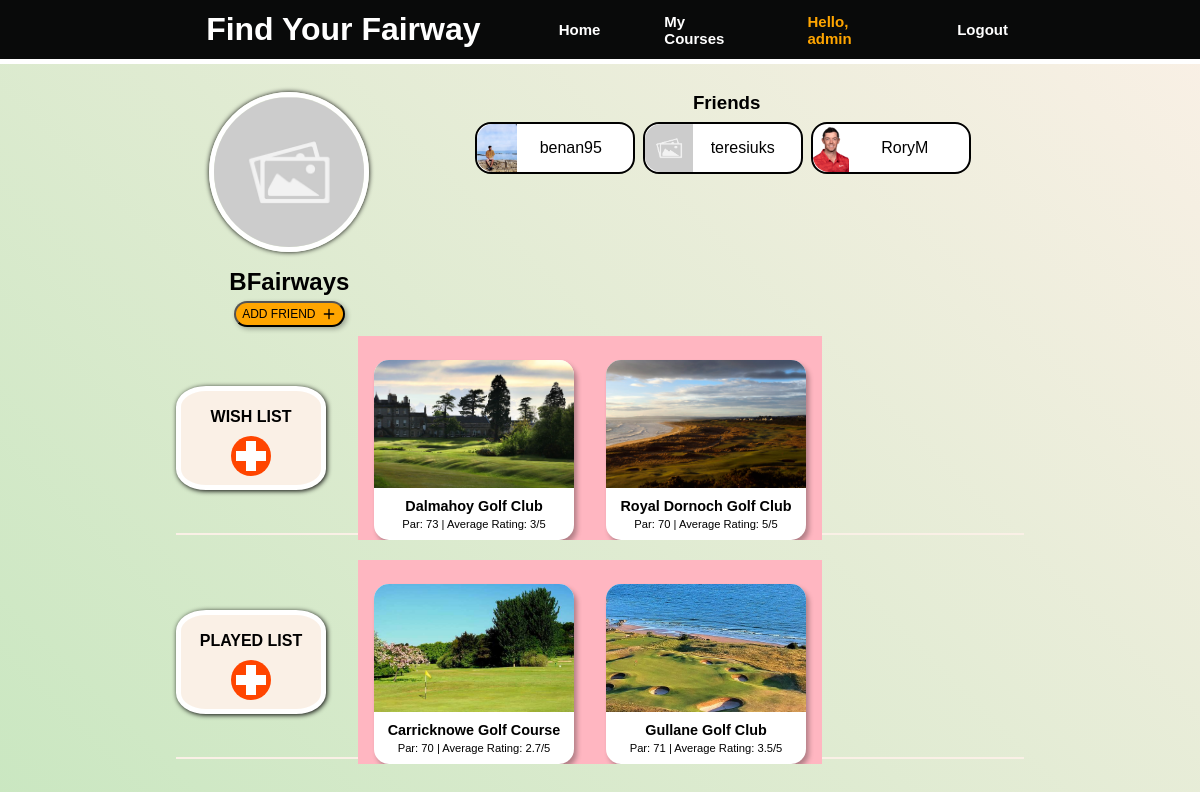
The app's page /my-courses/18 (signed in) with its own data.
### courses/models.py (models this page shows, shortened)
class UserProfile(models.Model):
    user = models.OneToOneField(User, on_delete=models.CASCADE, related_name="profile")
    wishlist = models.ManyToManyField(Course, blank=True, null=True, related_name="wishlist")
    played_list = models.ManyToManyField(Course, blank=True, null=True, related_name="played_list")
    friends = models.ManyToManyField(User, blank=True, null=True, related_name="friends")
    profile_picture = models.ImageField(upload_to="uploads/", default="placeholder/placeholder.jpg")

class Course(models.Model):
  name = models.CharField(max_length=255)
  description = models.CharField(max_length=255)
  region = models.CharField(max_length=255)
  par = models.IntegerField()
  price = models.IntegerField()
  founded = models.IntegerField()
  website_link = models.CharField(max_length=255)
  profile_picture = models.ImageField(upload_to="uploads/", default="placeholder/placeholder.jpg")
  def get_average(self):
    average_score = Review.objects.filter(course=self).aggregate(Avg('rating'))['rating__avg']
    if average_score.is_integer():
      return int(average_score)
    else:
      return round(average_score, 1)

### information/views.py (the view)
# urls.py: path('my-courses/<int:id>', views.my_courses, name="information_my_courses"),
@login_required(login_url='login')
def my_courses(request, id):
    user = get_object_or_404(User, id=id)
    context = {
        "user": user,
        "courses_wishlist": user.profile.wishlist.all(),
        "courses_played_list": user.profile.played_list.all(),
        "friends": user.profile.friends.all()
    }
    return render(request, 'information/my_courses.html', context)

### templates/information/my_courses.html (shortened to what this page needs)
{% extends 'base.html' %}
{% load event_filters %}
{% load static %}
{% block content %}
<section class="my_courses__body">
    <div class="top-section">
        <div class="user-details">
            <div class="image-name">
            <img class="placeholder" src="{{ user.profile.profile_picture.url }}" alt="placeholder">
            <h5 class="username">{{ user.username }}</h5>
            {% if user in request.user.profile.friends.all %}
                {% if user.username != request.user.username %}
                    <form action="{% url 'remove_friend' user.id %}" method="post">
                    {% csrf_token %}
                    <input type="hidden" name="redirect_url" value="{{ request.get_full_path }}">
                    <button class="remove-friend" id="friend-button" type="submit">
                        <p>REMOVE FRIEND</p>
                        <img class="add-remove-friend__icon" src="/static/images/icons/minus-svgrepo-com (1).svg">
                    </button>
                    </form>
                {% endif %}
            {% else %}
                {% if user.username != request.user.username %}
                    <form action="{% url 'add_friend' user.id %}" method="post">
                        <button class="add-friend" id="friend-button" type="submit">
                            <p>ADD FRIEND</p>
                            <img class="add-remove-friend__icon"  src="/static/images/icons/plus-svgrepo-com (1).svg">
                        </button>
                    </form>
                {% endif %}
            {% endif %}
        </div>
        </div>
        <div class="friends">
            <h3 class="friend-card__title">Friends</h3>
                <div class="friend-card__section">
                    {% for friend in friends %}
                    <a href="{% url 'information_my_courses' friend.id %}"><div class="friend-card">
                        <img src="{{ friend.profile.profile_picture.url }}" class="friend-card__image">
                        <div class="friend-card__username-section">
                            <p class="friend-card__username">{{ friend.username }}</p>
                        </div>
                    </div></a>
                    {% endfor %}
                </div>
        </div>
    </div>
    <div id="my-courses__section" class="wish-list">
        <div id="main-tile" class="wish-list__main-tile">
            <h4 id="tile-title">WISH LIST</h4>
            <a href="{% url 'information_home' %}">
                <div class="add-to-button"></div>
            </a>
        </div>
        <div class="user-list-tiles">
            {% for course in courses_wishlist %}
            <a class="course-link"  href="{% url 'course_details' course.id %}">
                <div class="user_golf-course__item">
                    <img class="user_golf-course__image" src="{{ course.profile_picture.url }}">
                    <div class="user_golf-course__content">
                        <h3 class="user_golf-course__name">{{ course.name }}</h3>
                        <h4 class="user_golf-course__info">Par: {{ course.par }}  |  Average Rating: {{ course.get_average }}/5</h4>
                    </div>
                </div>
            </a>
            {% endfor %}
        </div>
    </div>
    <div id="my-courses__section" class="played-list">
        <div id="main-tile" class="played-list__main-tile">
            <h4 id="tile-title">PLAYED LIST</h4>
            <a href="{% url 'information_home' %}">
                <div class="add-to-button"></div>
            </a>
        </div>
        <div class="user-list-tiles">
            {% for course in courses_played_list %}
            <a class="course-link"  href="{% url 'course_details' course.id %}">
                <div class="user_golf-course__item">
                    <img class="user_golf-course__image" src="{{ course.profile_picture.url }}">
                    <div class="user_golf-course__content">
                        <h3 class="user_golf-course__name">{{ course.name }}</h3>
                        <h4 class="user_golf-course__info">Par: {{ course.par }}  |  Average Rating: {{ course.get_average }}/5</h4>
                    </div>
                </div>
            </a>
            {% endfor %}
        </div>
    </div>
</section>
{% endblock content %}

### templates/base.html (shortened to what this page needs)
{% load static %}
<!DOCTYPE html>
<html lang="en">
<head>
  <link rel="stylesheet" href="{% static 'css/style.css' %}">
</head>
<body>
  <header class="navbar">
      <div class="head-left">
        <h1 class="site-heading">Find Your Fairway</h1>
      </div>
      <ul class="site-links">
        <a href="{% url 'information_home' %}"><li id="head-link" class="link__home">Home</li></a>
        <a href="{% url 'information_my_courses' request.user.id %}"><li id="head-link" class="link__my-courses">My Courses</li></a>
        <span class="head-link__hello">Hello, {{ request.user }}</span>
        <span><a href="{% url 'logout' %}" id="head-link" >Logout</a></span>
      </ul>
  </header>
  {% block content %}{% endblock content %}
</body>
</html>

### static/css/style.css (style rules this page uses)
* { margin: 0; padding: 0; box-sizing: border-box; }
body { background: linear-gradient(45deg, rgb(202, 231, 193), linen); display: flex; flex-direction: column; height: 100vh; font-family: 'Montserrat', Helvetica, Arial, sans-serif; }
.navbar { background-color: rgb(9, 10, 10); color: white; align-items: center; justify-content: space-between; height: 4rem; display: flex; border-bottom: 5px solid white; padding: 0 10rem; min-width: 1000px; }
.head-left { width: 25rem; display: flex; align-items: center; justify-content: space-evenly; }
.site-links { display: flex; align-items: center; justify-content: space-between; width: 35rem; }
#head-link { list-style-type: none; font-size: 15px; font-weight: bold; color: white; padding: 2rem; }
.head-link__hello { list-style-type: none; font-size: 15px; font-weight: bold; color: orange; padding: 2rem; }
a { text-decoration: none; }
.my_courses__body { margin: 1rem 10rem; display: flex; flex-direction: column; }
.top-section { display: flex; justify-content: space-evenly; margin-top: 0.75rem; }
.add-friend { display: flex; background-color: orange; align-items: center; justify-content: center; box-shadow: 2px 2px 5px rgba(0,0,0,0.3); border-radius: 1rem; padding: 3px 6px; font-size: 0.75rem; }
#friend-button { margin-top: 5px; }
.add-remove-friend__icon { height: 1rem; margin-left: 5px; }
.friends { width: 35rem; }
.friend-card__title { text-align: center; margin-bottom: 0.25rem; }
.friend-card__section { display: flex; flex-direction: row; flex-wrap: wrap; align-items: center; padding: 0 1.5rem; }
.friend-card { background-color: white; border: 2px solid black; border-radius: 1rem; display: flex; flex-direction: row; align-items: center; padding-right: 0.5rem; margin: 0.25rem 0.25rem; width: 10rem; flex: 1; }
.friend-card__image { height: 3rem; border-bottom-left-radius: 1rem; border-top-left-radius: 1rem; }
.friend-card__username-section { width: 100%; }
.friend-card__username { text-align: center; text-decoration: none; color: black; }
#my-courses__section { height: 12rem; margin: 1rem; align-items: center; display: flex; }
.user-details { display: flex; flex-direction: column; align-items: start; width: 25%; }
.image-name { display: flex; flex-direction: column; align-items: center; padding-left: 1rem; }
.placeholder { height: 10rem; width: 10rem; border-radius: 50%; margin-bottom: 1rem; border: 5px solid white; box-shadow: 0.1px 0.1px 5px; object-fit: cover; }
.username { font-size: 1.5rem; }
#main-tile { height: 55%; width: 10%; min-width: 150px; padding: 0 0.5rem 0 0.5rem;; border-radius: 20%; background-color: linen; border: 5px solid white; box-shadow: 1px 1px 5px; display: flex; flex-direction: column; align-items: center; justify-content: space-evenly; }
.wish-list { border-bottom: 2px solid linen; }
.played-list { border-bottom: 2px solid linen; }
.user-list-tiles { display: flex; justify-content: center; align-items: end; margin-left: 2rem; overflow-x: auto; background-color: lightpink; }
.user_golf-course__item { width: 5rem; min-width: 200px; max-height: 225px; list-style-type: none; margin-top: 1.5rem; margin-left: 1rem; margin-right: 1rem; background-color: white; border-radius: 15px; box-shadow: 3px 4px 5px rgba(0,0,0,0.3); text-decoration: none; text-decoration: none; color: black; }
.user_golf-course__content { padding: 10px; display: flex; flex-direction: column; justify-content: center; align-items: center; }
.user_golf-course__image { width: 100%; height: 8rem; display: block; object-fit: cover; border-top-right-radius: 15px; border-top-left-radius: 15px; }
.user_golf-course__name { margin-bottom: 0.25rem; font-size: 0.9rem; }
.user_golf-course__info { font-weight: 100; font-size: 0.7rem; }
#tile-title { margin-top: 0.5rem; }
.add-to-button { border-radius: 50%; width: 2.5rem; height: 2.5rem; background-color: orangered; position: relative; }
.add-to-button::after { content: " "; position: absolute; display: block; background-color: #fff; height: 10px; margin-top: -5px; top: 50%; left: 5px; right: 5px; z-index: 9; }
.add-to-button::before { content: " "; position: absolute; display: block; background-color: #fff; width: 10px; margin-left: -5px; left: 50%; top: 5px; bottom: 5px; z-index: 9; }

### records on screen
Course: profile_picture (picture), name "Dalmahoy Golf Club", par "73", get_average "3"
Course: profile_picture (picture), name "Royal Dornoch Golf Club", par "70", get_average "5"
Course: profile_picture (picture), name "Carricknowe Golf Course", par "70", get_average "2.7"
Course: profile_picture (picture), name "Gullane Golf Club", par "71", get_average "3.5"

### other values on screen
{{ request.user }} "admin"
{{ user.username }} "BFairways"
{{ friend.username }} "benan95"
{{ friend.username }} "teresiuks"
{{ friend.username }} "RoryM"
